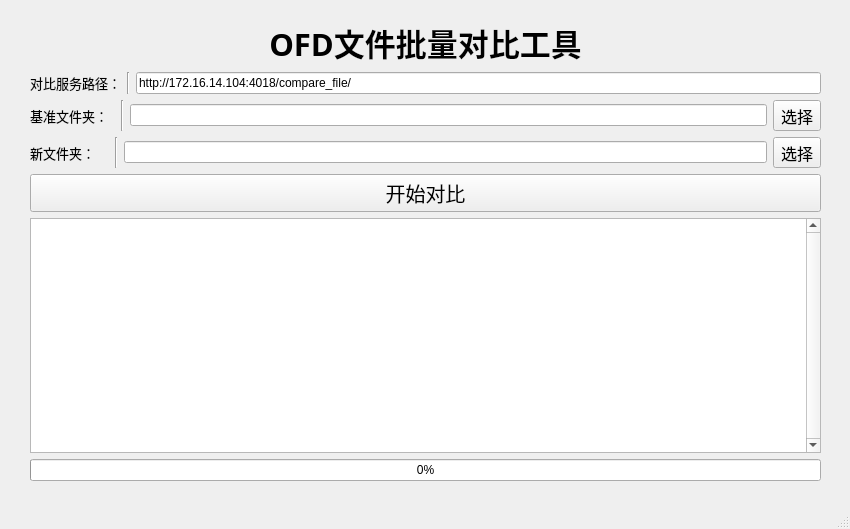
<?xml version="1.0" encoding="UTF-8"?>
<ui version="4.0">
 <class>MainWindow</class>
 <widget class="QMainWindow" name="MainWindow">
  <property name="geometry">
   <rect>
    <x>0</x>
    <y>0</y>
    <width>850</width>
    <height>529</height>
   </rect>
  </property>
  <property name="windowTitle">
   <string>MainWindow</string>
  </property>
  <widget class="QWidget" name="centralwidget">
   <widget class="QWidget" name="verticalLayoutWidget">
    <property name="geometry">
     <rect>
      <x>30</x>
      <y>20</y>
      <width>791</width>
      <height>461</height>
     </rect>
    </property>
    <layout class="QVBoxLayout" name="verticalLayout">
     <item>
      <widget class="QLabel" name="label_3">
       <property name="font">
        <font>
         <family>隶书</family>
         <pointsize>23</pointsize>
         <weight>75</weight>
         <italic>false</italic>
         <bold>true</bold>
         <underline>false</underline>
         <stylestrategy>PreferAntialias</stylestrategy>
         <kerning>true</kerning>
        </font>
       </property>
       <property name="text">
        <string>OFD文件批量对比工具</string>
       </property>
       <property name="alignment">
        <set>Qt::AlignCenter</set>
       </property>
      </widget>
     </item>
     <item>
      <layout class="QHBoxLayout" name="horizontalLayout_3">
       <item>
        <widget class="QLabel" name="label_4">
         <property name="font">
          <font>
           <family>汉鼎简大宋</family>
           <pointsize>10</pointsize>
          </font>
         </property>
         <property name="text">
          <string>对比服务路径：</string>
         </property>
        </widget>
       </item>
       <item>
        <widget class="Line" name="line">
         <property name="orientation">
          <enum>Qt::Vertical</enum>
         </property>
        </widget>
       </item>
       <item>
        <widget class="QLineEdit" name="lineEdit_3">
         <property name="text">
          <string>http://172.16.14.104:4018/compare_file/</string>
         </property>
        </widget>
       </item>
      </layout>
     </item>
     <item>
      <layout class="QHBoxLayout" name="horizontalLayout">
       <item>
        <widget class="QLabel" name="label">
         <property name="font">
          <font>
           <family>汉鼎简大宋</family>
           <pointsize>10</pointsize>
          </font>
         </property>
         <property name="text">
          <string>基准文件夹：  </string>
         </property>
        </widget>
       </item>
       <item>
        <widget class="Line" name="line_2">
         <property name="orientation">
          <enum>Qt::Vertical</enum>
         </property>
        </widget>
       </item>
       <item>
        <widget class="QLineEdit" name="lineEdit"/>
       </item>
       <item>
        <widget class="QToolButton" name="toolButton">
         <property name="font">
          <font>
           <family>汉鼎简大宋</family>
           <pointsize>12</pointsize>
          </font>
         </property>
         <property name="text">
          <string>选择</string>
         </property>
        </widget>
       </item>
      </layout>
     </item>
     <item>
      <layout class="QHBoxLayout" name="horizontalLayout_2">
       <item>
        <widget class="QLabel" name="label_2">
         <property name="enabled">
          <bool>true</bool>
         </property>
         <property name="font">
          <font>
           <family>汉鼎简大宋</family>
           <pointsize>10</pointsize>
          </font>
         </property>
         <property name="layoutDirection">
          <enum>Qt::RightToLeft</enum>
         </property>
         <property name="autoFillBackground">
          <bool>false</bool>
         </property>
         <property name="text">
          <string>新文件夹：    </string>
         </property>
         <property name="alignment">
          <set>Qt::AlignJustify|Qt::AlignVCenter</set>
         </property>
        </widget>
       </item>
       <item>
        <widget class="Line" name="line_3">
         <property name="orientation">
          <enum>Qt::Vertical</enum>
         </property>
        </widget>
       </item>
       <item>
        <widget class="QLineEdit" name="lineEdit_2"/>
       </item>
       <item>
        <widget class="QToolButton" name="toolButton_2">
         <property name="font">
          <font>
           <family>汉鼎简大宋</family>
           <pointsize>12</pointsize>
          </font>
         </property>
         <property name="text">
          <string>选择</string>
         </property>
        </widget>
       </item>
      </layout>
     </item>
     <item>
      <widget class="QPushButton" name="pushButton">
       <property name="enabled">
        <bool>true</bool>
       </property>
       <property name="font">
        <font>
         <family>昆仑楷体</family>
         <pointsize>15</pointsize>
        </font>
       </property>
       <property name="text">
        <string>开始对比</string>
       </property>
       <property name="iconSize">
        <size>
         <width>16</width>
         <height>16</height>
        </size>
       </property>
      </widget>
     </item>
     <item>
      <widget class="QTextEdit" name="textEdit">
       <property name="font">
        <font>
         <family>方正小标宋简体</family>
        </font>
       </property>
       <property name="verticalScrollBarPolicy">
        <enum>Qt::ScrollBarAlwaysOn</enum>
       </property>
       <property name="horizontalScrollBarPolicy">
        <enum>Qt::ScrollBarAlwaysOff</enum>
       </property>
       <property name="lineWrapMode">
        <enum>QTextEdit::WidgetWidth</enum>
       </property>
      </widget>
     </item>
     <item>
      <widget class="QProgressBar" name="progressBar">
       <property name="value">
        <number>0</number>
       </property>
      </widget>
     </item>
    </layout>
   </widget>
  </widget>
  <widget class="QStatusBar" name="statusbar"/>
 </widget>
 <resources/>
 <connections/>
</ui>
